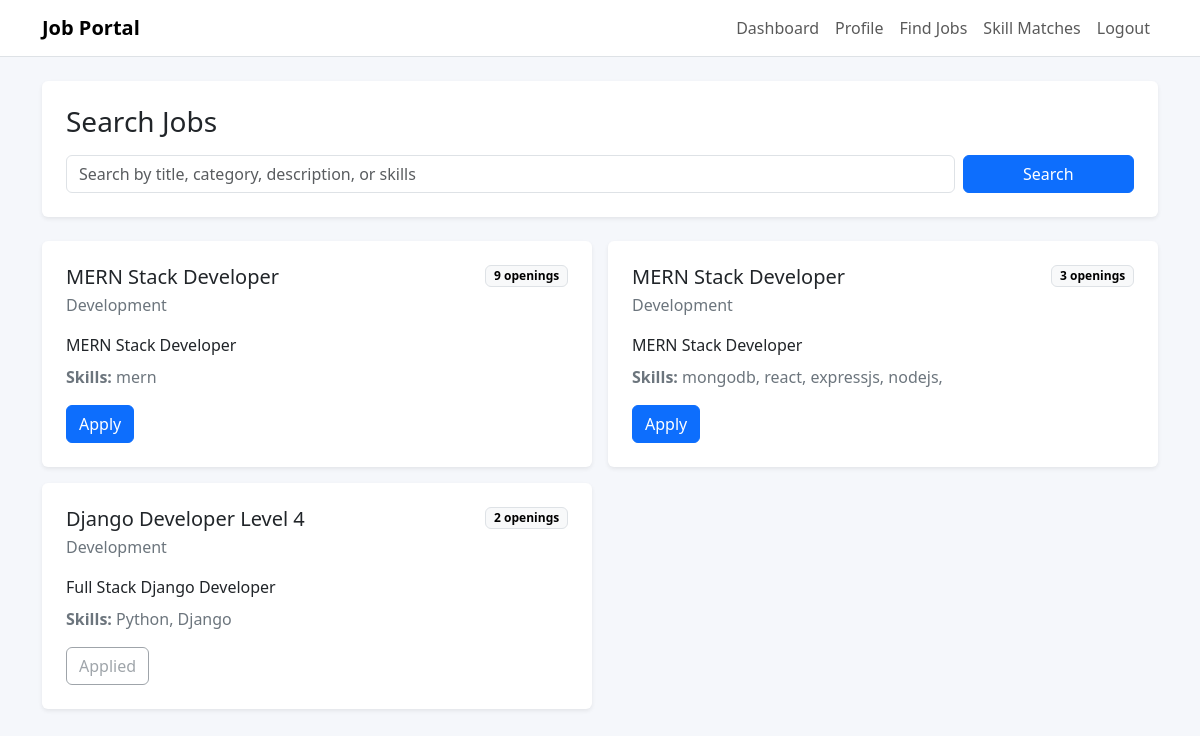
The app's page /jobs/apply/ (signed in), older data.
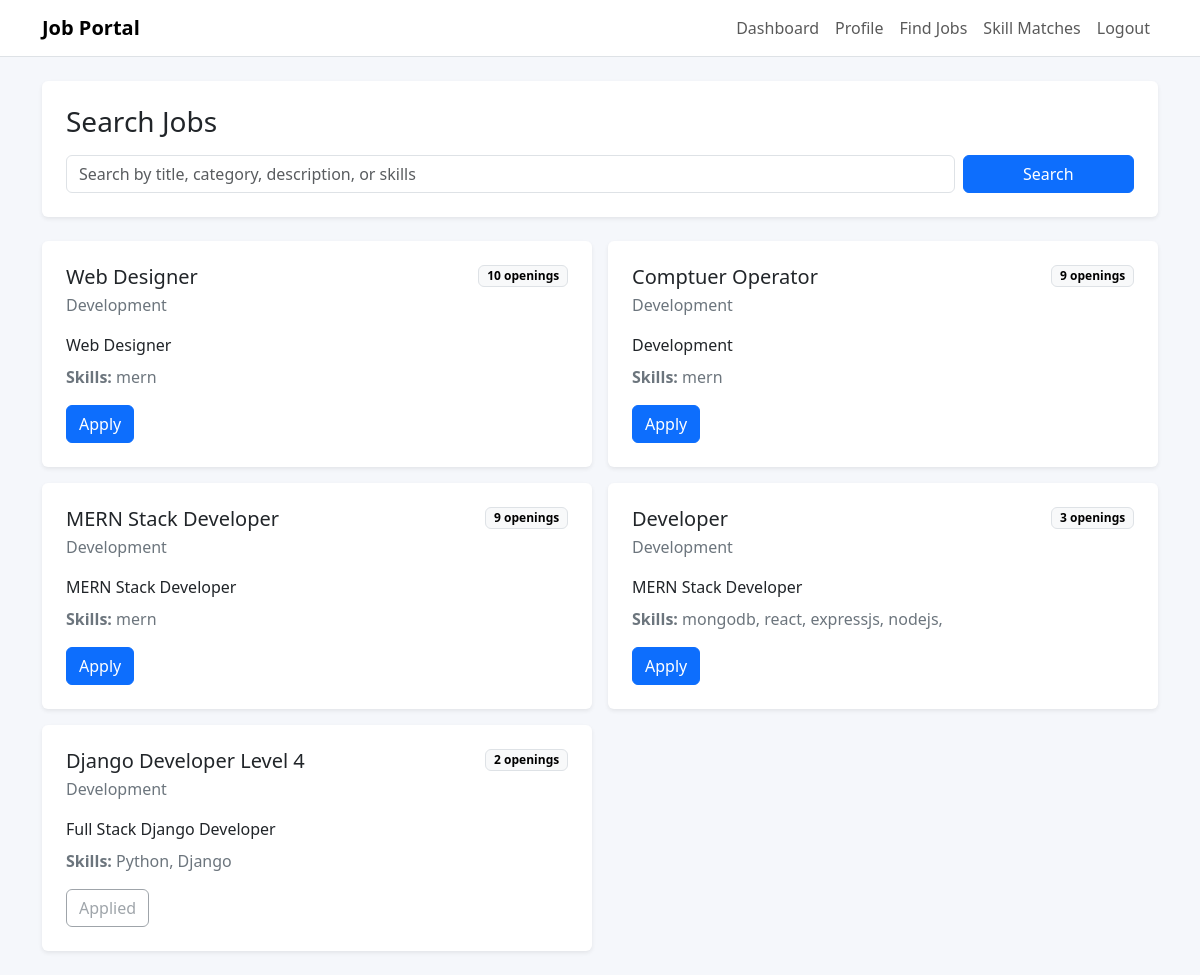
The same page, newer data.
### Tushar_1196_JobPortal/models.py (models this page shows, shortened)
class JobPost(models.Model):
    recruiter = models.ForeignKey(
        settings.AUTH_USER_MODEL,
        on_delete=models.CASCADE,
        related_name="job_posts",
    )
    title = models.CharField(max_length=200)
    number_of_openings = models.PositiveIntegerField()
    category = models.CharField(max_length=120)
    description = models.TextField()
    skills_set = models.TextField()
    created_at = models.DateTimeField(auto_now_add=True)
    class Meta:
        ordering = ["-created_at"]

### Tushar_1196_JobPortal/views.py (the view, shortened to what this page needs)
# urls.py: path('jobs/apply/', views.job_apply_view, name='apply_jobs'),
@login_required
@never_cache
@ensure_csrf_cookie
def job_apply_view(request):
    profile = get_or_create_profile(request.user)
    if profile.user_type != UserProfile.JOB_SEEKER:
        messages.error(request, "Only jobseekers can apply for jobs.")
        return redirect("dashboard")
    search_query = request.GET.get("q", "").strip()
    jobs = JobPost.objects.select_related("recruiter")
    applied_job_ids = set(
        JobApplication.objects.filter(jobseeker=request.user).values_list("job_id", flat=True)
    )
    for job in jobs:
        job.already_applied = job.id in applied_job_ids
    return render(
        request,
        "jobportal/apply_jobs.html",
        {
            "jobs": jobs,
            "profile": profile,
            "search_query": search_query,
        },
    )

### Tushar_1196_JobPortal/views.py (called while the page is built)
def get_or_create_profile(user):
    profile, _ = UserProfile.objects.get_or_create(
        user=user,
        defaults={
            "display_name": user.get_username(),
            "user_type": UserProfile.JOB_SEEKER,
        },
    )
    return profile

### Tushar_1196_JobPortal/templates/jobportal/apply_jobs.html (shortened to what this page needs)
{% extends "jobportal/base.html" %}
{% block content %}
<section class="card border-0 shadow-sm mb-4">
    <div class="card-body p-4">
        <h1 class="h3 mb-3">Search Jobs</h1>
        <form class="row g-2" method="get">
            <div class="col-md-10">
                <input class="form-control" type="search" name="q" value="{{ search_query }}" placeholder="Search by title, category, description, or skills">
            </div>
            <div class="col-md-2 d-grid">
                <button class="btn btn-primary" type="submit">Search</button>
            </div>
        </form>
    </div>
</section>
<div class="row g-3">
    {% for job in jobs %}
        <div class="col-lg-6">
            <article class="card border-0 shadow-sm h-100">
                <div class="card-body p-4">
                    <div class="d-flex justify-content-between gap-3">
                        <div>
                            <h2 class="h5 mb-1">{{ job.title }}</h2>
                            <div class="text-secondary">{{ job.category }}</div>
                        </div>
                        <span class="badge text-bg-light border align-self-start">{{ job.number_of_openings }} openings</span>
                    </div>
                    <p class="mt-3 mb-2">{{ job.description }}</p>
                    <p class="text-secondary mb-3"><strong>Skills:</strong> {{ job.skills_set }}</p>
                    {% if job.already_applied %}
                        <button class="btn btn-outline-secondary" type="button" disabled>Applied</button>
                    {% else %}
                        <form method="post" action="{% url 'apply_to_job' job.id %}">
                            <button class="btn btn-primary" type="submit">Apply</button>
                        </form>
                    {% endif %}
                </div>
            </article>
        </div>
    {% empty %}
        <div class="col-12">
            <div class="alert alert-info" role="alert">No jobs found.</div>
        </div>
    {% endfor %}
</div>
{% endblock %}

Row changes from the older to the newer data that the page shows:
added JobPost: title "Web Designer", category "Development", number_of_openings "10", description "Web Designer", skills_set "mern", shows "Apply"
added JobPost: title "Comptuer Operator", category "Development", number_of_openings "9", description "Development", skills_set "mern", shows "Apply"
changed JobPost "mongodb, react, expressjs, nodejs,": title "MERN Stack Developer" → "Developer"
